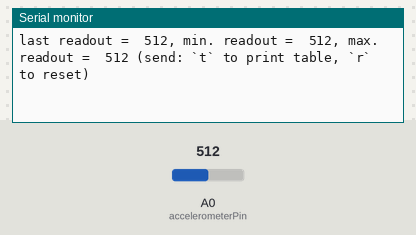
Bench run of a sketch on a simulated Arduino Uno, built with avr-gcc and run on an emulated ATmega328P. Shown: the last lines printed to the serial monitor. The test bench sets the inputs (shaded band); at power-on: A0 (accelerometerPin) = 512.

Above: at 1.2 s.
1.3 s: A0 (accelerometerPin) set to 104
At 1.9 s:
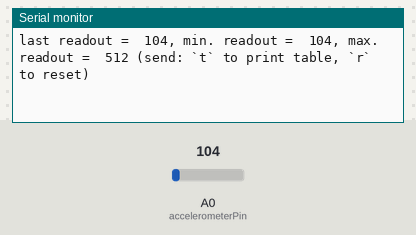
2.8 s: A0 (accelerometerPin) set to 93
At 3.31 s:
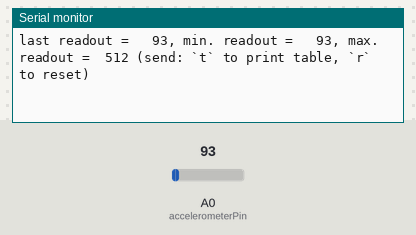

The sketch:

AngleTableBuilder.ino
```cpp
const uint8_t accelerometerPin = A0;

uint16_t minReadout, maxReadout;
const unsigned long printInterval = 500; // ms

void setup() {
  analogReference(EXTERNAL);
  Serial.begin(9600);
  reset();
}

float acceleration(const uint16_t readout) { // g
  // Based on experimentation, trimming mitigates issues with singularities and
  // low angular resolution at the poles:
  float trimValue = 1;
  float trimmedMinReadout = minReadout + trimValue;
  float trimmedMaxReadout = maxReadout - trimValue;

  float readoutPerG = float(trimmedMaxReadout - trimmedMinReadout) / 2;
  float zeroGReadout = trimmedMinReadout + readoutPerG;
  return (float(readout) - zeroGReadout) / readoutPerG;
}

// Tilt angle measured against the z axis pointing upwards. With the node's
// top sphere up, the tilt angle should be zero.
float angle(uint16_t readout) { // deg
  float acc = acceleration(readout);
  float clippedAcc = min(1, max(-1, acc)); // [-1, 1]
  return acos(-clippedAcc) * 360 / 2 / PI;
}

// [0, 180] -> [1, 127] (0 excluded, because that means: no angle)
uint16_t encodedAngle(uint16_t readout) {
  float a = angle(readout);
  return round(a * 126 / 180) % 127 + 1;
}

void printAngleTable() {
  uint16_t readout = 0;
  for (uint8_t row = 0; row < 128; row ++) {
    for (uint8_t column = 0; column < 8; column ++) {
      Serial.print("0x");
      Serial.print(encodedAngle(readout), HEX);
      Serial.print(readout < 1023 ? "," : "");
      Serial.print(column < 7 ? " " : "");
      readout ++;
    }
    Serial.println();
  }
}

void printStatus(uint16_t lastReadout) {
  char s[5];
  Serial.print("last readout = ");
  sprintf(s, "%4d", lastReadout);
  Serial.print(s);
  Serial.print(", min. readout = ");
  sprintf(s, "%4d", minReadout);
  Serial.print(s);
  Serial.print(", max. readout = ");
  sprintf(s, "%4d", maxReadout);
  Serial.print(s);
  Serial.println(" (send: `t` to print table, `r` to reset)");
}

uint16_t measure() {
  uint16_t readout = analogRead(accelerometerPin);
  minReadout = min(readout, minReadout);
  maxReadout = max(readout, maxReadout);
  return readout;
}

void reset() {
  minReadout = 0xffff;
  maxReadout = 0;
}

void iterate() {
  static unsigned long scheduledPrintTime = millis();
  uint16_t readout = measure();
  unsigned long currentTime = millis();
  if (currentTime >= scheduledPrintTime) {
    printStatus(readout);
    scheduledPrintTime = currentTime + printInterval;
  }
}

void loop() {
  static bool finished = false;

  while (Serial.available() > 0) {
    char c = Serial.read();
    switch (c) {
    case 't':
      printAngleTable();
      finished = true;
      break;
    case 'r':
      reset();
      finished = false;
      break;
    }
  }

  if (!finished) {
    iterate();
  }
}
```

Measured:
- the behaviour switches between 100 and 99 on A0 (accelerometerPin) (found by bisection; images 1 and 2)
- after the input at 1.3 s, the serial monitor: prints a new line after 0.20 s (image 1)
- after the input at 2.8 s, the serial monitor: prints a new line after 0.20 s (image 2)
